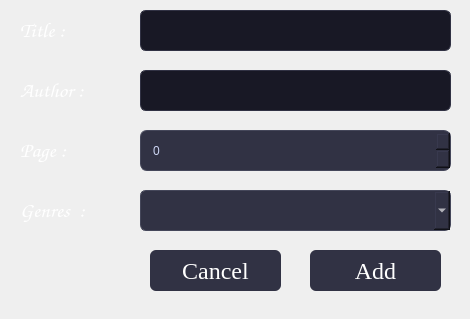
<?xml version="1.0" encoding="UTF-8"?>
<ui version="4.0">
 <class>Form</class>
 <widget class="QWidget" name="Form">
  <property name="geometry">
   <rect>
    <x>0</x>
    <y>0</y>
    <width>470</width>
    <height>319</height>
   </rect>
  </property>
  <property name="windowTitle">
   <string>Form</string>
  </property>
  <property name="styleSheet">
   <string notr="true">/* Text Edit */
QTextEdit {
    background-color: #181825;
    color: #cdd6f4;
    border: 1px solid #313244;
    border-radius: 6px;
}

/* Combo Box */
QComboBox {
    background-color: #313244;
    color: #ffffff;
    border: 1px solid #45475a;
    border-radius: 6px;
    padding: 6px;
}
QSpinBox {
    background-color: #313244;
    color: #cdd6f4;
    border: 1px solid #45475a;
    border-radius: 7px;
    padding: 7px 10px;
}
</string>
  </property>
  <widget class="QWidget" name="widget" native="true">
   <property name="geometry">
    <rect>
     <x>0</x>
     <y>0</y>
     <width>471</width>
     <height>321</height>
    </rect>
   </property>
   <widget class="QTextEdit" name="txt_author">
    <property name="geometry">
     <rect>
      <x>140</x>
      <y>70</y>
      <width>311</width>
      <height>41</height>
     </rect>
    </property>
    <property name="font">
     <font>
      <family>Ebrima</family>
      <pointsize>16</pointsize>
     </font>
    </property>
    <property name="styleSheet">
     <string notr="true">/* Label */
QLabel {
    color: #ffffff;
}

/* Button */
QPushButton {
    background-color: #313244;
    color: #ffffff;
    border: none;
    border-radius: 6px;
    padding: 8px 14px;
}

QPushButton:hover {
    background-color: #45475a;
}

QPushButton:pressed {
    background-color: #585b70;
}</string>
    </property>
   </widget>
   <widget class="QLabel" name="label_3">
    <property name="geometry">
     <rect>
      <x>20</x>
      <y>10</y>
      <width>111</width>
      <height>41</height>
     </rect>
    </property>
    <property name="font">
     <font>
      <family>Comic Sans MS</family>
      <pointsize>16</pointsize>
     </font>
    </property>
    <property name="styleSheet">
     <string notr="true">/* Label */
QLabel {
    color: #ffffff;
}

/* Button */
QPushButton {
    background-color: #313244;
    color: #ffffff;
    border: none;
    border-radius: 6px;
    padding: 8px 14px;
}

QPushButton:hover {
    background-color: #45475a;
}

QPushButton:pressed {
    background-color: #585b70;
}</string>
    </property>
    <property name="text">
     <string>Title : </string>
    </property>
   </widget>
   <widget class="QTextEdit" name="txt_title">
    <property name="geometry">
     <rect>
      <x>140</x>
      <y>10</y>
      <width>311</width>
      <height>41</height>
     </rect>
    </property>
    <property name="font">
     <font>
      <family>Ebrima</family>
      <pointsize>16</pointsize>
     </font>
    </property>
    <property name="styleSheet">
     <string notr="true">/* Label */
QLabel {
    color: #ffffff;
}

/* Button */
QPushButton {
    background-color: #313244;
    color: #ffffff;
    border: none;
    border-radius: 6px;
    padding: 8px 14px;
}

QPushButton:hover {
    background-color: #45475a;
}

QPushButton:pressed {
    background-color: #585b70;
}</string>
    </property>
   </widget>
   <widget class="QLabel" name="label_6">
    <property name="geometry">
     <rect>
      <x>20</x>
      <y>190</y>
      <width>111</width>
      <height>41</height>
     </rect>
    </property>
    <property name="font">
     <font>
      <family>Comic Sans MS</family>
      <pointsize>16</pointsize>
     </font>
    </property>
    <property name="styleSheet">
     <string notr="true">/* Label */
QLabel {
    color: #ffffff;
}

/* Button */
QPushButton {
    background-color: #313244;
    color: #ffffff;
    border: none;
    border-radius: 6px;
    padding: 8px 14px;
}

QPushButton:hover {
    background-color: #45475a;
}

QPushButton:pressed {
    background-color: #585b70;
}</string>
    </property>
    <property name="text">
     <string>Genres  : </string>
    </property>
   </widget>
   <widget class="QLabel" name="label_4">
    <property name="geometry">
     <rect>
      <x>20</x>
      <y>70</y>
      <width>111</width>
      <height>41</height>
     </rect>
    </property>
    <property name="font">
     <font>
      <family>Comic Sans MS</family>
      <pointsize>16</pointsize>
     </font>
    </property>
    <property name="styleSheet">
     <string notr="true">/* Label */
QLabel {
    color: #ffffff;
}

/* Button */
QPushButton {
    background-color: #313244;
    color: #ffffff;
    border: none;
    border-radius: 6px;
    padding: 8px 14px;
}

QPushButton:hover {
    background-color: #45475a;
}

QPushButton:pressed {
    background-color: #585b70;
}</string>
    </property>
    <property name="text">
     <string>Author : </string>
    </property>
   </widget>
   <widget class="QPushButton" name="btn_add">
    <property name="geometry">
     <rect>
      <x>310</x>
      <y>250</y>
      <width>131</width>
      <height>41</height>
     </rect>
    </property>
    <property name="font">
     <font>
      <family>Times New Roman</family>
      <pointsize>18</pointsize>
     </font>
    </property>
    <property name="styleSheet">
     <string notr="true">/* Label */
QLabel {
    color: #ffffff;
}

/* Button */
QPushButton {
    background-color: #313244;
    color: #ffffff;
    border: none;
    border-radius: 6px;
    padding: 8px 14px;
}

QPushButton:hover {
    background-color: #45475a;
}

QPushButton:pressed {
    background-color: #585b70;
}</string>
    </property>
    <property name="text">
     <string>Add</string>
    </property>
   </widget>
   <widget class="QComboBox" name="cb_genres">
    <property name="geometry">
     <rect>
      <x>140</x>
      <y>190</y>
      <width>311</width>
      <height>41</height>
     </rect>
    </property>
    <property name="styleSheet">
     <string notr="true">/* Label */
QLabel {
    color: #ffffff;
}

/* Button */
QPushButton {
    background-color: #313244;
    color: #ffffff;
    border: none;
    border-radius: 6px;
    padding: 8px 14px;
}

QPushButton:hover {
    background-color: #45475a;
}

QPushButton:pressed {
    background-color: #585b70;
}</string>
    </property>
    <property name="editable">
     <bool>false</bool>
    </property>
   </widget>
   <widget class="QSpinBox" name="sb_pages">
    <property name="geometry">
     <rect>
      <x>140</x>
      <y>130</y>
      <width>311</width>
      <height>41</height>
     </rect>
    </property>
    <property name="styleSheet">
     <string notr="true">/* Label */
QLabel {
    color: #ffffff;
}

/* Button */
QPushButton {
    background-color: #313244;
    color: #ffffff;
    border: none;
    border-radius: 6px;
    padding: 8px 14px;
}

QPushButton:hover {
    background-color: #45475a;
}

QPushButton:pressed {
    background-color: #585b70;
}</string>
    </property>
    <property name="maximum">
     <number>9999</number>
    </property>
   </widget>
   <widget class="QLabel" name="label_5">
    <property name="geometry">
     <rect>
      <x>20</x>
      <y>130</y>
      <width>111</width>
      <height>41</height>
     </rect>
    </property>
    <property name="font">
     <font>
      <family>Comic Sans MS</family>
      <pointsize>16</pointsize>
     </font>
    </property>
    <property name="styleSheet">
     <string notr="true">/* Label */
QLabel {
    color: #ffffff;
}

/* Button */
QPushButton {
    background-color: #313244;
    color: #ffffff;
    border: none;
    border-radius: 6px;
    padding: 8px 14px;
}

QPushButton:hover {
    background-color: #45475a;
}

QPushButton:pressed {
    background-color: #585b70;
}</string>
    </property>
    <property name="text">
     <string>Page : </string>
    </property>
   </widget>
   <widget class="QPushButton" name="btn_cancel">
    <property name="geometry">
     <rect>
      <x>150</x>
      <y>250</y>
      <width>131</width>
      <height>41</height>
     </rect>
    </property>
    <property name="font">
     <font>
      <family>Times New Roman</family>
      <pointsize>18</pointsize>
     </font>
    </property>
    <property name="styleSheet">
     <string notr="true">/* Label */
QLabel {
    color: #ffffff;
}

/* Button */
QPushButton {
    background-color: #313244;
    color: #ffffff;
    border: none;
    border-radius: 6px;
    padding: 8px 14px;
}

QPushButton:hover {
    background-color: #45475a;
}

QPushButton:pressed {
    background-color: #585b70;
}</string>
    </property>
    <property name="text">
     <string>Cancel</string>
    </property>
   </widget>
  </widget>
 </widget>
 <resources/>
 <connections/>
</ui>
